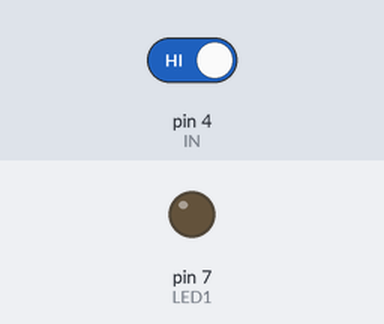
Recording of a sketch running on a simulated Arduino Uno, built with avr-gcc and run on an emulated ATmega328P. Parts: output pins drawn as LEDs (lit = HIGH). Inputs (shaded band) come from the test bench; at power-on: pin 4 (IN) HIGH.

Above: at 1.2 s.
1.3 s: pin 4 (IN) driven LOW
At 2.1 s:
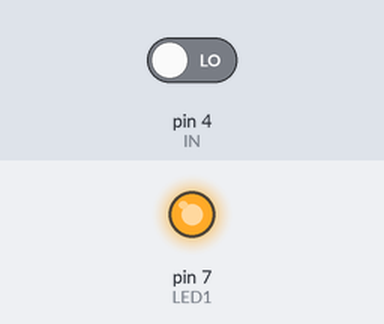
4.3 s: pin 4 (IN) driven HIGH
At 5.7 s:
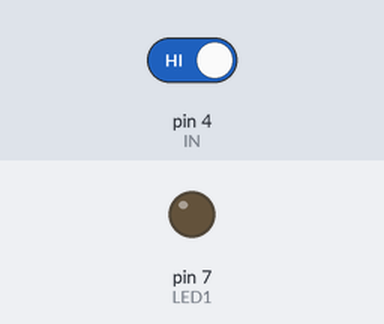
Timing chart, 0 to 7.3 s (numbered marks = the images above; inputs shaded):
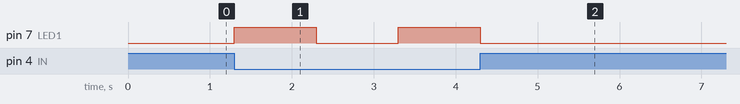

Measured:
- after the input at 1.3 s, pin 7 (LED1): LOW → HIGH at once, → LOW 1.0 s later, → HIGH 1.0 s later
- after the input at 4.3 s, pin 7 (LED1): goes on until 4.3 s, then stays LOW

The sketch:

HelloWorld_1LED.ino
```cpp
#define LED1 7
#define IN 4
// Chris Guiher
// Alex Shuster
// Morgan Visnesky
// David Cramer

void setup() {
  // initialize digital pin LED_BUILTIN as an output.
  pinMode(LED1, OUTPUT);
  pinMode(IN,INPUT);
}

// the loop function runs over and over again forever
void loop()
{
 digitalWrite(LED1, LOW);    // turn the LED off by making the voltage LOW
 if(digitalRead(IN)==LOW)
 {
    digitalWrite(LED1, HIGH);   // turn the LED on (HIGH is the voltage level)
    delay(1000);                       // wait for a second
    // wait for a second
    digitalWrite(LED1, LOW);    // turn the LED off by making the voltage LOW
    delay(1000);
 }
 digitalWrite(LED1,LOW);
}
```
